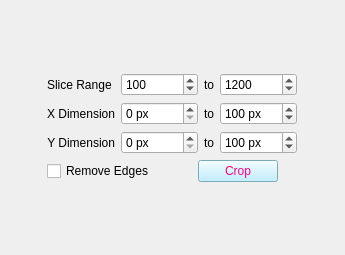
          <widget class="QWidget" name="page">
           <property name="geometry">
            <rect>
             <x>0</x>
             <y>0</y>
             <width>345</width>
             <height>255</height>
            </rect>
           </property>
           <attribute name="label">
            <string>Image Dimensions</string>
           </attribute>
           <layout class="QGridLayout" name="gridLayout_21">
            <item row="0" column="0">
             <layout class="QGridLayout" name="gridLayout_10">
              <item row="0" column="0" colspan="2">
               <layout class="QGridLayout" name="gridLayout_17">
                <property name="sizeConstraint">
                 <enum>QLayout::SetMinimumSize</enum>
                </property>
                <item row="0" column="1">
                 <widget class="QSpinBox" name="sb_zrange1">
                  <property name="minimum">
                   <number>0</number>
                  </property>
                  <property name="maximum">
                   <number>500</number>
                  </property>
                  <property name="value">
                   <number>100</number>
                  </property>
                  <property name="displayIntegerBase">
                   <number>10</number>
                  </property>
                 </widget>
                </item>
                <item row="1" column="2">
                 <widget class="QLabel" name="label_5">
                  <property name="text">
                   <string>to</string>
                  </property>
                  <property name="alignment">
                   <set>Qt::AlignCenter</set>
                  </property>
                 </widget>
                </item>
                <item row="2" column="2">
                 <widget class="QLabel" name="label_9">
                  <property name="text">
                   <string>to</string>
                  </property>
                  <property name="alignment">
                   <set>Qt::AlignCenter</set>
                  </property>
                 </widget>
                </item>
                <item row="2" column="3">
                 <widget class="QSpinBox" name="sb_yrange2">
                  <property name="readOnly">
                   <bool>false</bool>
                  </property>
                  <property name="suffix">
                   <string> px</string>
                  </property>
                  <property name="minimum">
                   <number>1</number>
                  </property>
                  <property name="maximum">
                   <number>10000</number>
                  </property>
                  <property name="value">
                   <number>100</number>
                  </property>
                 </widget>
                </item>
                <item row="0" column="3">
                 <widget class="QSpinBox" name="sb_zrange2">
                  <property name="minimum">
                   <number>1</number>
                  </property>
                  <property name="maximum">
                   <number>5000</number>
                  </property>
                  <property name="value">
                   <number>1200</number>
                  </property>
                  <property name="displayIntegerBase">
                   <number>10</number>
                  </property>
                 </widget>
                </item>
                <item row="1" column="1">
                 <widget class="QSpinBox" name="sb_xrange1">
                  <property name="readOnly">
                   <bool>false</bool>
                  </property>
                  <property name="suffix">
                   <string> px</string>
                  </property>
                  <property name="minimum">
                   <number>0</number>
                  </property>
                  <property name="maximum">
                   <number>10000</number>
                  </property>
                  <property name="value">
                   <number>0</number>
                  </property>
                 </widget>
                </item>
                <item row="0" column="2">
                 <widget class="QLabel" name="label_22">
                  <property name="text">
                   <string>to</string>
                  </property>
                  <property name="alignment">
                   <set>Qt::AlignCenter</set>
                  </property>
                 </widget>
                </item>
                <item row="1" column="3">
                 <widget class="QSpinBox" name="sb_xrange2">
                  <property name="readOnly">
                   <bool>false</bool>
                  </property>
                  <property name="suffix">
                   <string> px</string>
                  </property>
                  <property name="minimum">
                   <number>1</number>
                  </property>
                  <property name="maximum">
                   <number>10000</number>
                  </property>
                  <property name="value">
                   <number>100</number>
                  </property>
                 </widget>
                </item>
                <item row="2" column="0">
                 <widget class="QLabel" name="label_15">
                  <property name="text">
                   <string>Y Dimension</string>
                  </property>
                  <property name="alignment">
                   <set>Qt::AlignRight|Qt::AlignTrailing|Qt::AlignVCenter</set>
                  </property>
                 </widget>
                </item>
                <item row="2" column="1">
                 <widget class="QSpinBox" name="sb_yrange1">
                  <property name="readOnly">
                   <bool>false</bool>
                  </property>
                  <property name="suffix">
                   <string> px</string>
                  </property>
                  <property name="minimum">
                   <number>0</number>
                  </property>
                  <property name="maximum">
                   <number>10000</number>
                  </property>
                  <property name="value">
                   <number>0</number>
                  </property>
                 </widget>
                </item>
                <item row="1" column="0">
                 <widget class="QLabel" name="label_19">
                  <property name="text">
                   <string>X Dimension</string>
                  </property>
                  <property name="alignment">
                   <set>Qt::AlignRight|Qt::AlignTrailing|Qt::AlignVCenter</set>
                  </property>
                 </widget>
                </item>
                <item row="0" column="0">
                 <widget class="QLabel" name="label_20">
                  <property name="text">
                   <string>Slice Range </string>
                  </property>
                  <property name="alignment">
                   <set>Qt::AlignRight|Qt::AlignTrailing|Qt::AlignVCenter</set>
                  </property>
                 </widget>
                </item>
               </layout>
              </item>
              <item row="1" column="0">
               <widget class="QCheckBox" name="cb_remove_edges">
                <property name="sizePolicy">
                 <sizepolicy hsizetype="Fixed" vsizetype="Fixed">
                  <horstretch>0</horstretch>
                  <verstretch>0</verstretch>
                 </sizepolicy>
                </property>
                <property name="text">
                 <string>Remove Edges</string>
                </property>
               </widget>
              </item>
              <item row="1" column="1">
               <widget class="QPushButton" name="pb_crop">
                <property name="sizePolicy">
                 <sizepolicy hsizetype="Fixed" vsizetype="Fixed">
                  <horstretch>0</horstretch>
                  <verstretch>0</verstretch>
                 </sizepolicy>
                </property>
                <property name="styleSheet">
                 <string notr="true">background-color: rgb(175, 236, 255);
color: rgb(255, 0, 127);
</string>
                </property>
                <property name="text">
                 <string>Crop</string>
                </property>
               </widget>
              </item>
             </layout>
            </item>
           </layout>
          </widget>
